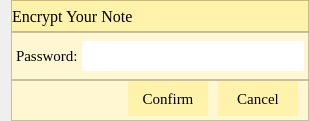
<?xml version="1.0" encoding="UTF-8"?>
<ui version="4.0">
 <class>Dialog</class>
 <widget class="QDialog" name="Dialog">
  <property name="geometry">
   <rect>
    <x>0</x>
    <y>0</y>
    <width>309</width>
    <height>121</height>
   </rect>
  </property>
  <property name="windowTitle">
   <string>Dialog</string>
  </property>
  <property name="styleSheet">
   <string notr="true">#frame_button {
    background-color: rgb(255, 247, 209);
}

#frame_container {
    background-color: rgb(255, 247, 209);
}

QTextBrowser {
    border: none;
    font: 14pt &quot;MingLiU-ExtB&quot;;
    background-color: rgb(255, 247, 209);
}

#frame_title {
    background-color: rgb(255, 242, 171);
}

#frame, #edtPassword {
    border: none;
}

QPushButton {
    border: none;
    background-color: rgb(255, 242, 171);
}

QPushButton:hover,
QPushButton:checked {
    background: rgb(237, 230, 194);
}</string>
  </property>
  <layout class="QGridLayout" name="gridLayout_3" rowstretch="0,1,0" rowminimumheight="0,0,0">
   <property name="topMargin">
    <number>0</number>
   </property>
   <property name="rightMargin">
    <number>0</number>
   </property>
   <property name="bottomMargin">
    <number>0</number>
   </property>
   <property name="spacing">
    <number>0</number>
   </property>
   <item row="0" column="0">
    <widget class="QFrame" name="frame_title">
     <property name="font">
      <font>
       <family>Times New Roman</family>
      </font>
     </property>
     <property name="styleSheet">
      <string notr="true"/>
     </property>
     <property name="frameShape">
      <enum>QFrame::StyledPanel</enum>
     </property>
     <property name="frameShadow">
      <enum>QFrame::Raised</enum>
     </property>
     <layout class="QGridLayout" name="gridLayout" columnstretch="1,0" columnminimumwidth="0,0">
      <property name="leftMargin">
       <number>0</number>
      </property>
      <property name="topMargin">
       <number>0</number>
      </property>
      <property name="rightMargin">
       <number>0</number>
      </property>
      <property name="bottomMargin">
       <number>0</number>
      </property>
      <property name="spacing">
       <number>0</number>
      </property>
      <item row="0" column="0">
       <widget class="QLabel" name="lblTitle">
        <property name="font">
         <font>
          <family>Times New Roman</family>
          <pointsize>12</pointsize>
         </font>
        </property>
        <property name="text">
         <string>Encrypt Your Note</string>
        </property>
       </widget>
      </item>
      <item row="0" column="1">
       <widget class="QFrame" name="frame">
        <property name="font">
         <font>
          <family>Times New Roman</family>
         </font>
        </property>
        <property name="styleSheet">
         <string notr="true"/>
        </property>
        <property name="frameShape">
         <enum>QFrame::StyledPanel</enum>
        </property>
        <property name="frameShadow">
         <enum>QFrame::Raised</enum>
        </property>
        <layout class="QGridLayout" name="gridLayout_2">
         <property name="leftMargin">
          <number>0</number>
         </property>
         <property name="topMargin">
          <number>0</number>
         </property>
         <property name="rightMargin">
          <number>0</number>
         </property>
         <property name="bottomMargin">
          <number>0</number>
         </property>
         <property name="spacing">
          <number>0</number>
         </property>
         <item row="0" column="0">
          <widget class="QPushButton" name="btnClose">
           <property name="minimumSize">
            <size>
             <width>30</width>
             <height>30</height>
            </size>
           </property>
           <property name="font">
            <font>
             <family>Times New Roman</family>
             <pointsize>4</pointsize>
            </font>
           </property>
           <property name="styleSheet">
            <string notr="true"/>
           </property>
           <property name="text">
            <string/>
           </property>
           <property name="icon">
            <iconset resource="../images.qrc">
             <normaloff>:/resources/x.svg</normaloff>:/resources/x.svg</iconset>
           </property>
           <property name="iconSize">
            <size>
             <width>20</width>
             <height>20</height>
            </size>
           </property>
          </widget>
         </item>
        </layout>
       </widget>
      </item>
     </layout>
    </widget>
   </item>
   <item row="1" column="0">
    <widget class="QFrame" name="frame_container">
     <property name="minimumSize">
      <size>
       <width>0</width>
       <height>48</height>
      </size>
     </property>
     <property name="font">
      <font>
       <family>Times New Roman</family>
      </font>
     </property>
     <property name="styleSheet">
      <string notr="true"/>
     </property>
     <property name="frameShape">
      <enum>QFrame::StyledPanel</enum>
     </property>
     <property name="frameShadow">
      <enum>QFrame::Raised</enum>
     </property>
     <layout class="QGridLayout" name="gridLayout_4">
      <property name="leftMargin">
       <number>4</number>
      </property>
      <property name="topMargin">
       <number>4</number>
      </property>
      <property name="rightMargin">
       <number>4</number>
      </property>
      <property name="bottomMargin">
       <number>4</number>
      </property>
      <property name="horizontalSpacing">
       <number>4</number>
      </property>
      <property name="verticalSpacing">
       <number>0</number>
      </property>
      <item row="0" column="1">
       <widget class="QLineEdit" name="edtPassword">
        <property name="minimumSize">
         <size>
          <width>0</width>
          <height>30</height>
         </size>
        </property>
        <property name="maximumSize">
         <size>
          <width>16777215</width>
          <height>30</height>
         </size>
        </property>
        <property name="font">
         <font>
          <family>Times New Roman</family>
          <pointsize>11</pointsize>
         </font>
        </property>
        <property name="inputMethodHints">
         <set>Qt::ImhHiddenText|Qt::ImhNoAutoUppercase|Qt::ImhNoPredictiveText|Qt::ImhSensitiveData</set>
        </property>
        <property name="echoMode">
         <enum>QLineEdit::Password</enum>
        </property>
       </widget>
      </item>
      <item row="0" column="0">
       <widget class="QLabel" name="label">
        <property name="font">
         <font>
          <family>Times New Roman</family>
          <pointsize>11</pointsize>
         </font>
        </property>
        <property name="text">
         <string>Password:</string>
        </property>
       </widget>
      </item>
     </layout>
    </widget>
   </item>
   <item row="2" column="0">
    <widget class="QFrame" name="frame_button">
     <property name="frameShape">
      <enum>QFrame::StyledPanel</enum>
     </property>
     <property name="frameShadow">
      <enum>QFrame::Raised</enum>
     </property>
     <layout class="QGridLayout" name="frame_button_2">
      <property name="leftMargin">
       <number>0</number>
      </property>
      <property name="topMargin">
       <number>0</number>
      </property>
      <property name="rightMargin">
       <number>10</number>
      </property>
      <property name="bottomMargin">
       <number>4</number>
      </property>
      <property name="spacing">
       <number>10</number>
      </property>
      <item row="0" column="1">
       <widget class="QPushButton" name="btnConfirm">
        <property name="minimumSize">
         <size>
          <width>80</width>
          <height>35</height>
         </size>
        </property>
        <property name="maximumSize">
         <size>
          <width>80</width>
          <height>35</height>
         </size>
        </property>
        <property name="font">
         <font>
          <family>Times New Roman</family>
          <pointsize>11</pointsize>
         </font>
        </property>
        <property name="text">
         <string>Confirm</string>
        </property>
       </widget>
      </item>
      <item row="0" column="0">
       <spacer name="horizontalSpacer">
        <property name="orientation">
         <enum>Qt::Horizontal</enum>
        </property>
        <property name="sizeHint" stdset="0">
         <size>
          <width>187</width>
          <height>20</height>
         </size>
        </property>
       </spacer>
      </item>
      <item row="0" column="2">
       <widget class="QPushButton" name="btnCancel">
        <property name="minimumSize">
         <size>
          <width>80</width>
          <height>35</height>
         </size>
        </property>
        <property name="maximumSize">
         <size>
          <width>80</width>
          <height>35</height>
         </size>
        </property>
        <property name="font">
         <font>
          <family>Times New Roman</family>
          <pointsize>11</pointsize>
         </font>
        </property>
        <property name="text">
         <string>Cancel</string>
        </property>
       </widget>
      </item>
     </layout>
    </widget>
   </item>
  </layout>
 </widget>
 <tabstops>
  <tabstop>edtPassword</tabstop>
  <tabstop>btnConfirm</tabstop>
  <tabstop>btnCancel</tabstop>
  <tabstop>btnClose</tabstop>
 </tabstops>
 <resources>
  <include location="../images.qrc"/>
 </resources>
 <connections/>
</ui>
